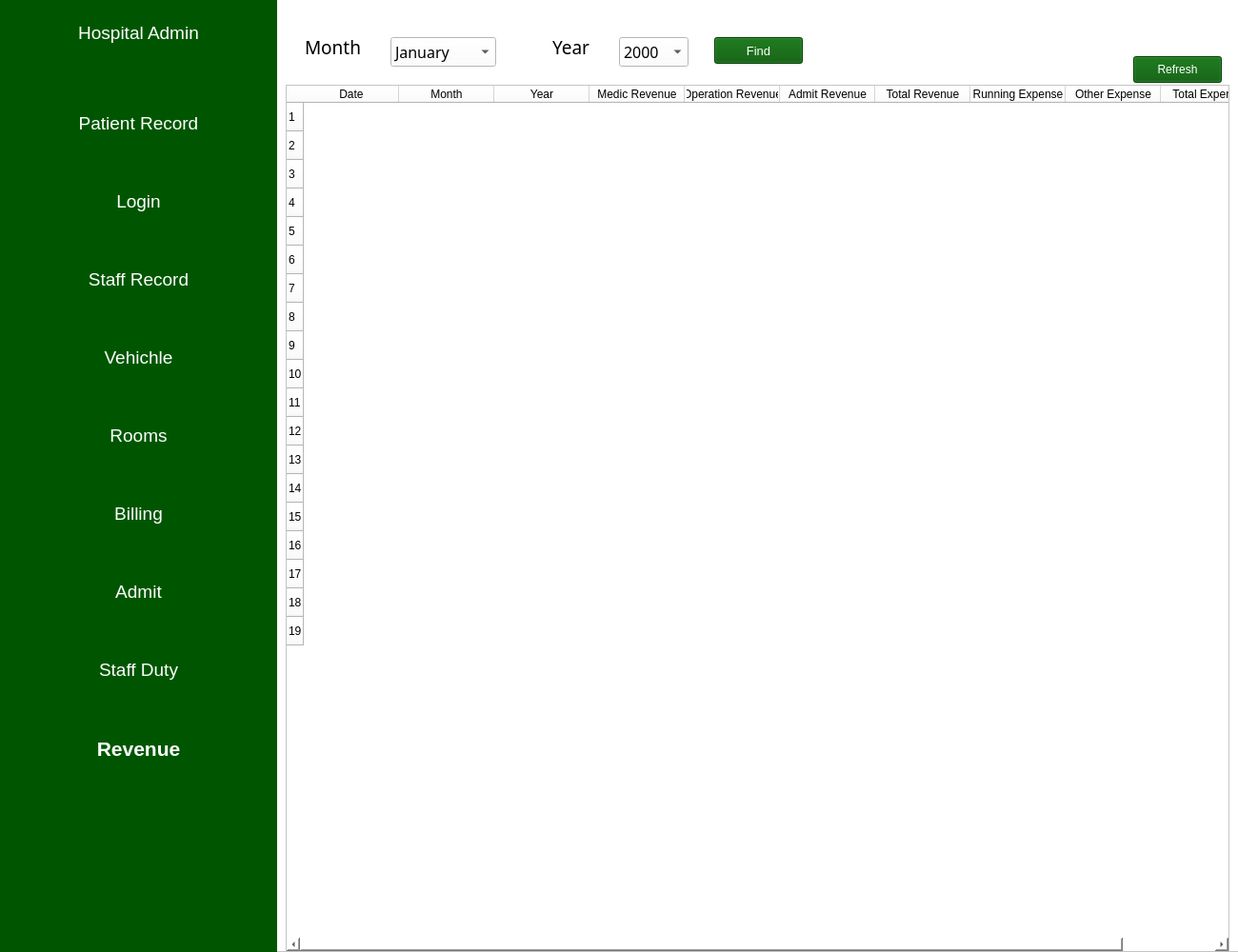
<?xml version="1.0" encoding="UTF-8"?>
<ui version="4.0">
 <class>MainWindow</class>
 <widget class="QMainWindow" name="MainWindow">
  <property name="geometry">
   <rect>
    <x>0</x>
    <y>0</y>
    <width>1300</width>
    <height>1000</height>
   </rect>
  </property>
  <property name="windowTitle">
   <string>MainWindow</string>
  </property>
  <property name="styleSheet">
   <string notr="true">background-color: rgba(255, 255, 255);</string>
  </property>
  <widget class="QWidget" name="MainWidget">
   <widget class="QFrame" name="frame">
    <property name="geometry">
     <rect>
      <x>0</x>
      <y>-1</y>
      <width>1301</width>
      <height>1001</height>
     </rect>
    </property>
    <property name="frameShape">
     <enum>QFrame::StyledPanel</enum>
    </property>
    <property name="frameShadow">
     <enum>QFrame::Raised</enum>
    </property>
    <widget class="QComboBox" name="MonthCombo">
     <property name="geometry">
      <rect>
       <x>410</x>
       <y>40</y>
       <width>111</width>
       <height>31</height>
      </rect>
     </property>
     <property name="font">
      <font>
       <family>Mongolian Baiti</family>
       <pointsize>12</pointsize>
       <weight>50</weight>
       <italic>false</italic>
       <bold>false</bold>
      </font>
     </property>
     <property name="styleSheet">
      <string notr="true">font: 12pt &quot;Mongolian Baiti&quot;;
color: rgb(0,0,0);
selection-background-color: rgb(0,86,0);</string>
     </property>
     <item>
      <property name="text">
       <string>January</string>
      </property>
     </item>
     <item>
      <property name="text">
       <string>February</string>
      </property>
     </item>
     <item>
      <property name="text">
       <string>March</string>
      </property>
     </item>
     <item>
      <property name="text">
       <string>April</string>
      </property>
     </item>
     <item>
      <property name="text">
       <string>May</string>
      </property>
     </item>
     <item>
      <property name="text">
       <string>June</string>
      </property>
     </item>
     <item>
      <property name="text">
       <string>July</string>
      </property>
     </item>
     <item>
      <property name="text">
       <string>August</string>
      </property>
     </item>
     <item>
      <property name="text">
       <string>September</string>
      </property>
     </item>
     <item>
      <property name="text">
       <string>October</string>
      </property>
     </item>
     <item>
      <property name="text">
       <string>November</string>
      </property>
     </item>
     <item>
      <property name="text">
       <string>December</string>
      </property>
     </item>
    </widget>
    <widget class="QTableWidget" name="tableWidget">
     <property name="geometry">
      <rect>
       <x>300</x>
       <y>90</y>
       <width>991</width>
       <height>911</height>
      </rect>
     </property>
     <property name="font">
      <font>
       <family>Mongolian Baiti</family>
       <pointsize>10</pointsize>
       <weight>50</weight>
       <italic>false</italic>
       <bold>false</bold>
      </font>
     </property>
     <property name="styleSheet">
      <string notr="true">font: 10pt &quot;Mongolian Baiti&quot;;
color: rgb(0, 0, 0);</string>
     </property>
     <property name="showGrid">
      <bool>false</bool>
     </property>
     <property name="gridStyle">
      <enum>Qt::DashDotDotLine</enum>
     </property>
     <property name="sortingEnabled">
      <bool>true</bool>
     </property>
     <row>
      <property name="text">
       <string>1</string>
      </property>
     </row>
     <row>
      <property name="text">
       <string>2</string>
      </property>
     </row>
     <row>
      <property name="text">
       <string>3</string>
      </property>
     </row>
     <row>
      <property name="text">
       <string>4</string>
      </property>
     </row>
     <row>
      <property name="text">
       <string>5</string>
      </property>
     </row>
     <row>
      <property name="text">
       <string>6</string>
      </property>
     </row>
     <row>
      <property name="text">
       <string>7</string>
      </property>
     </row>
     <row>
      <property name="text">
       <string>8</string>
      </property>
     </row>
     <row>
      <property name="text">
       <string>9</string>
      </property>
     </row>
     <row>
      <property name="text">
       <string>10</string>
      </property>
     </row>
     <row>
      <property name="text">
       <string>11</string>
      </property>
     </row>
     <row>
      <property name="text">
       <string>12</string>
      </property>
     </row>
     <row>
      <property name="text">
       <string>13</string>
      </property>
     </row>
     <row>
      <property name="text">
       <string>14</string>
      </property>
     </row>
     <row>
      <property name="text">
       <string>15</string>
      </property>
     </row>
     <row>
      <property name="text">
       <string>16</string>
      </property>
     </row>
     <row>
      <property name="text">
       <string>17</string>
      </property>
     </row>
     <row>
      <property name="text">
       <string>18</string>
      </property>
     </row>
     <row>
      <property name="text">
       <string>19</string>
      </property>
     </row>
     <column>
      <property name="text">
       <string>Date</string>
      </property>
     </column>
     <column>
      <property name="text">
       <string>Month</string>
      </property>
     </column>
     <column>
      <property name="text">
       <string>Year</string>
      </property>
     </column>
     <column>
      <property name="text">
       <string>Medic Revenue</string>
      </property>
     </column>
     <column>
      <property name="text">
       <string>Operation Revenue</string>
      </property>
     </column>
     <column>
      <property name="text">
       <string>Admit Revenue</string>
      </property>
     </column>
     <column>
      <property name="text">
       <string>Total Revenue</string>
      </property>
     </column>
     <column>
      <property name="text">
       <string>Running Expense</string>
      </property>
     </column>
     <column>
      <property name="text">
       <string>Other Expense</string>
      </property>
     </column>
     <column>
      <property name="text">
       <string>Total Expense</string>
      </property>
     </column>
    </widget>
    <widget class="QPushButton" name="FindBtn">
     <property name="geometry">
      <rect>
       <x>750</x>
       <y>40</y>
       <width>93</width>
       <height>28</height>
      </rect>
     </property>
     <property name="font">
      <font>
       <pointsize>10</pointsize>
      </font>
     </property>
     <property name="styleSheet">
      <string notr="true">color: rgb(255, 255, 255);
background-color: rgb(0,86,0);</string>
     </property>
     <property name="text">
      <string>Find</string>
     </property>
    </widget>
    <widget class="QLabel" name="MonthLabel">
     <property name="geometry">
      <rect>
       <x>320</x>
       <y>40</y>
       <width>71</width>
       <height>21</height>
      </rect>
     </property>
     <property name="font">
      <font>
       <family>Mongolian Baiti</family>
       <pointsize>14</pointsize>
       <weight>50</weight>
       <italic>false</italic>
       <bold>false</bold>
      </font>
     </property>
     <property name="styleSheet">
      <string notr="true">background-color: rgba(255, 255, 255, 0);font: 14pt &quot;Mongolian Baiti&quot;;
color: rgb(0,0,0);</string>
     </property>
     <property name="text">
      <string>Month</string>
     </property>
    </widget>
    <widget class="QLabel" name="YearLabel">
     <property name="geometry">
      <rect>
       <x>580</x>
       <y>40</y>
       <width>55</width>
       <height>21</height>
      </rect>
     </property>
     <property name="font">
      <font>
       <family>Mongolian Baiti</family>
       <pointsize>14</pointsize>
       <weight>50</weight>
       <italic>false</italic>
       <bold>false</bold>
      </font>
     </property>
     <property name="styleSheet">
      <string notr="true">background-color: rgba(255, 255, 255, 0);font: 14pt &quot;Mongolian Baiti&quot;;
color: rgb(0,0,0);</string>
     </property>
     <property name="text">
      <string>Year</string>
     </property>
    </widget>
    <widget class="QComboBox" name="YearCombo">
     <property name="geometry">
      <rect>
       <x>650</x>
       <y>40</y>
       <width>73</width>
       <height>31</height>
      </rect>
     </property>
     <property name="font">
      <font>
       <family>Mongolian Baiti</family>
       <pointsize>12</pointsize>
       <weight>50</weight>
       <italic>false</italic>
       <bold>false</bold>
      </font>
     </property>
     <property name="styleSheet">
      <string notr="true">font: 12pt &quot;Mongolian Baiti&quot;;
color: rgb(0,0,0);
selection-background-color: rgb(0,86,0);</string>
     </property>
     <item>
      <property name="text">
       <string>2000</string>
      </property>
     </item>
     <item>
      <property name="text">
       <string>2001</string>
      </property>
     </item>
     <item>
      <property name="text">
       <string>2002</string>
      </property>
     </item>
     <item>
      <property name="text">
       <string>2003</string>
      </property>
     </item>
     <item>
      <property name="text">
       <string>2004</string>
      </property>
     </item>
     <item>
      <property name="text">
       <string>2005</string>
      </property>
     </item>
     <item>
      <property name="text">
       <string>2006</string>
      </property>
     </item>
     <item>
      <property name="text">
       <string>2007</string>
      </property>
     </item>
     <item>
      <property name="text">
       <string>2008</string>
      </property>
     </item>
     <item>
      <property name="text">
       <string>2009</string>
      </property>
     </item>
     <item>
      <property name="text">
       <string>2010</string>
      </property>
     </item>
     <item>
      <property name="text">
       <string>2011</string>
      </property>
     </item>
     <item>
      <property name="text">
       <string>2012</string>
      </property>
     </item>
     <item>
      <property name="text">
       <string>2013</string>
      </property>
     </item>
     <item>
      <property name="text">
       <string>2014</string>
      </property>
     </item>
     <item>
      <property name="text">
       <string>2015</string>
      </property>
     </item>
     <item>
      <property name="text">
       <string>2016</string>
      </property>
     </item>
     <item>
      <property name="text">
       <string>2017</string>
      </property>
     </item>
     <item>
      <property name="text">
       <string>2018</string>
      </property>
     </item>
     <item>
      <property name="text">
       <string>2019</string>
      </property>
     </item>
     <item>
      <property name="text">
       <string>2020</string>
      </property>
     </item>
     <item>
      <property name="text">
       <string>2021</string>
      </property>
     </item>
    </widget>
    <widget class="QPushButton" name="RefBtn">
     <property name="geometry">
      <rect>
       <x>1190</x>
       <y>60</y>
       <width>93</width>
       <height>28</height>
      </rect>
     </property>
     <property name="styleSheet">
      <string notr="true">color: rgb(255, 255, 255);
background-color: rgb(0,86,0);</string>
     </property>
     <property name="text">
      <string>Refresh</string>
     </property>
    </widget>
    <widget class="QFrame" name="frame_2">
     <property name="geometry">
      <rect>
       <x>0</x>
       <y>0</y>
       <width>291</width>
       <height>1001</height>
      </rect>
     </property>
     <property name="styleSheet">
      <string notr="true">background-color: rgb(0, 86, 0);</string>
     </property>
     <property name="frameShape">
      <enum>QFrame::NoFrame</enum>
     </property>
     <property name="frameShadow">
      <enum>QFrame::Sunken</enum>
     </property>
     <property name="lineWidth">
      <number>3</number>
     </property>
     <widget class="QWidget" name="verticalLayoutWidget">
      <property name="geometry">
       <rect>
        <x>10</x>
        <y>70</y>
        <width>271</width>
        <height>781</height>
       </rect>
      </property>
      <layout class="QVBoxLayout" name="verticalLayout">
       <item>
        <widget class="QPushButton" name="patient_record">
         <property name="font">
          <font>
           <pointsize>14</pointsize>
          </font>
         </property>
         <property name="styleSheet">
          <string notr="true">color: rgb(255, 255, 255);
</string>
         </property>
         <property name="text">
          <string>Patient Record</string>
         </property>
         <property name="flat">
          <bool>true</bool>
         </property>
        </widget>
       </item>
       <item>
        <widget class="QPushButton" name="login">
         <property name="font">
          <font>
           <pointsize>14</pointsize>
          </font>
         </property>
         <property name="styleSheet">
          <string notr="true">color: rgb(255, 255, 255);</string>
         </property>
         <property name="text">
          <string>Login</string>
         </property>
         <property name="flat">
          <bool>true</bool>
         </property>
        </widget>
       </item>
       <item>
        <widget class="QPushButton" name="staff_record">
         <property name="font">
          <font>
           <pointsize>14</pointsize>
          </font>
         </property>
         <property name="styleSheet">
          <string notr="true">color: rgb(255, 255, 255);</string>
         </property>
         <property name="text">
          <string>Staff Record</string>
         </property>
         <property name="flat">
          <bool>true</bool>
         </property>
        </widget>
       </item>
       <item>
        <widget class="QPushButton" name="vehichle">
         <property name="font">
          <font>
           <pointsize>14</pointsize>
          </font>
         </property>
         <property name="styleSheet">
          <string notr="true">color: rgb(255, 255, 255);</string>
         </property>
         <property name="text">
          <string>Vehichle</string>
         </property>
         <property name="flat">
          <bool>true</bool>
         </property>
        </widget>
       </item>
       <item>
        <widget class="QPushButton" name="rooms">
         <property name="font">
          <font>
           <pointsize>14</pointsize>
          </font>
         </property>
         <property name="styleSheet">
          <string notr="true">color: rgb(255, 255, 255);</string>
         </property>
         <property name="text">
          <string>Rooms</string>
         </property>
         <property name="flat">
          <bool>true</bool>
         </property>
        </widget>
       </item>
       <item>
        <widget class="QPushButton" name="billing">
         <property name="font">
          <font>
           <pointsize>14</pointsize>
          </font>
         </property>
         <property name="styleSheet">
          <string notr="true">color: rgb(255, 255, 255);</string>
         </property>
         <property name="text">
          <string>Billing</string>
         </property>
         <property name="flat">
          <bool>true</bool>
         </property>
        </widget>
       </item>
       <item>
        <widget class="QPushButton" name="admit">
         <property name="font">
          <font>
           <pointsize>14</pointsize>
          </font>
         </property>
         <property name="styleSheet">
          <string notr="true">color: rgb(255, 255, 255);</string>
         </property>
         <property name="text">
          <string>Admit</string>
         </property>
         <property name="flat">
          <bool>true</bool>
         </property>
        </widget>
       </item>
       <item>
        <widget class="QPushButton" name="staff_duty">
         <property name="font">
          <font>
           <pointsize>14</pointsize>
          </font>
         </property>
         <property name="styleSheet">
          <string notr="true">color: rgb(255, 255, 255);</string>
         </property>
         <property name="text">
          <string>Staff Duty</string>
         </property>
         <property name="flat">
          <bool>true</bool>
         </property>
        </widget>
       </item>
       <item>
        <widget class="QPushButton" name="revenue">
         <property name="font">
          <font>
           <pointsize>16</pointsize>
           <weight>75</weight>
           <bold>true</bold>
          </font>
         </property>
         <property name="styleSheet">
          <string notr="true">color: rgb(255, 255, 255);</string>
         </property>
         <property name="text">
          <string>Revenue</string>
         </property>
         <property name="flat">
          <bool>true</bool>
         </property>
        </widget>
       </item>
      </layout>
     </widget>
     <widget class="QPushButton" name="hospital_admin">
      <property name="geometry">
       <rect>
        <x>10</x>
        <y>10</y>
        <width>271</width>
        <height>51</height>
       </rect>
      </property>
      <property name="font">
       <font>
        <pointsize>14</pointsize>
       </font>
      </property>
      <property name="styleSheet">
       <string notr="true">color: rgb(255, 255, 255);</string>
      </property>
      <property name="text">
       <string>Hospital Admin</string>
      </property>
      <property name="flat">
       <bool>true</bool>
      </property>
     </widget>
    </widget>
   </widget>
  </widget>
 </widget>
 <resources/>
 <connections/>
</ui>
